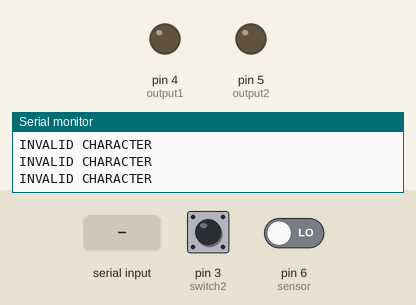
This sketch was run on a simulated Arduino Uno, built with avr-gcc and run on an emulated ATmega328P. Shown: output pins drawn as LEDs (lit = HIGH), the last lines printed to the serial monitor. The inputs (shaded band) are chosen by the test bench; at power-on: pin 6 (sensor) LOW, pin 3 (switch2) HIGH.

Above: at 1.2 s.
1.3 s: "c" received over Serial
At 1.9 s:
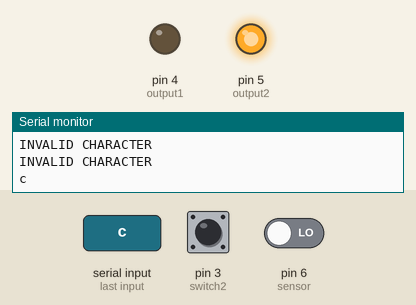
4.3 s: pin 6 (sensor) driven HIGH
At 5.1 s:
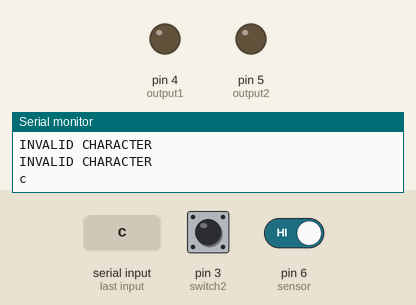
5.8 s: pin 6 (sensor) driven LOW
At 6.2 s:
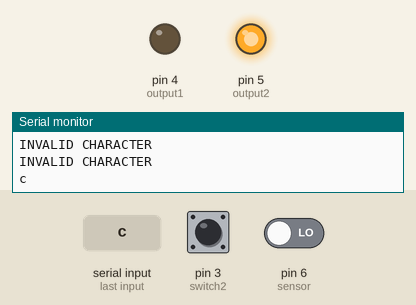
7.3 s: "h" received over Serial
At 8.6 s:
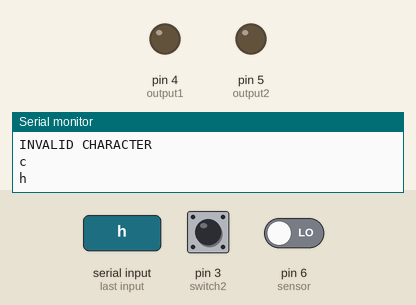
Timing chart, 0 to 9.8 s (numbered marks = the images above; inputs shaded):
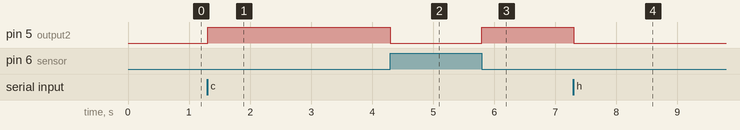

Measured:
- after the input at 1.3 s, pin 5 (output2): LOW → HIGH at once
- after the input at 4.3 s, pin 5 (output2): HIGH → LOW at once
- after the input at 5.8 s, pin 5 (output2): LOW → HIGH at once
- after the input at 7.3 s, pin 5 (output2): HIGH → LOW at once

The sketch:

sliding_door.ino
```cpp
#define switch1 2
#define switch2 3
#define output1 4
#define output2 5
#define closed 0
#define opened 1
#define sensor 6

boolean door_status=closed;
boolean temp1,temp2;
char data_in;

void setup() {
  Serial.begin(9600);
  Serial.println("welcome");
  pinMode(switch1, INPUT_PULLUP);
  pinMode(switch2,INPUT_PULLUP);
  pinMode(output1,OUTPUT);
  pinMode(output2,OUTPUT);
  pinMode(sensor,INPUT);
}


void close_door()
{
  if (digitalRead(switch2)!=0)
  {
    digitalWrite(output1,0);
    digitalWrite(output2,1);
   if(digitalRead(switch2)==0)
   {
    digitalWrite(output2,0);
   }
  }
}
void open_door()
{
  if (digitalRead(switch1)!=0)
  {
    digitalWrite(output1,0);
    digitalWrite(output2,1);
   if(digitalRead(switch1==0))
   {
    digitalWrite(output2,0);
  }
  }
}

void halt()
{
  temp1=digitalRead(output1);
  temp2=digitalRead(output2);
  digitalWrite(output1,0);
  digitalWrite(output2,0);

}

void resum()
{
  digitalWrite(output1,temp1);
  digitalWrite(output2,temp2);
  if((digitalRead(switch1)==0)|(digitalRead(switch2)==0))
  {
     digitalWrite(output1,0);
     digitalWrite(output2,0);

  }
}
void loop() {
   if(Serial.available())
   {
      data_in = Serial.read();
      Serial.println(data_in);
}
if(data_in=='c')
{
  close_door();
}
else if(data_in=='o')
{
  open_door();
}
else if(data_in=='h')
{
  halt();
}
else if(data_in=='r')
{
resum();

}
else
{
 Serial.println("INVALID CHARACTER");
}
if(digitalRead(sensor)==1)
{
  halt();
  while(digitalRead(sensor)==1);
  if(digitalRead(sensor)==0)
  {
    resum;
  }

}
}
```
